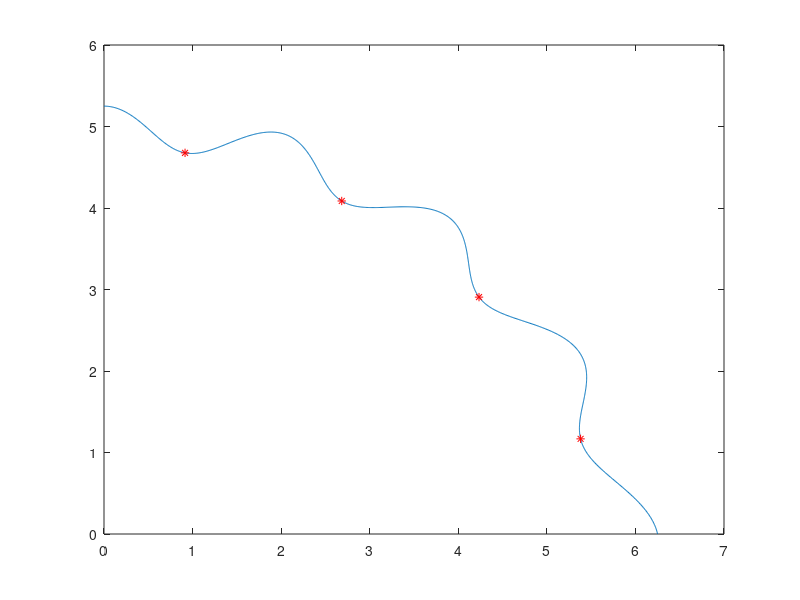

Reproduce this figure in MATLAB. (Note: this script raises an error after producing the figure.)
clc;
clear all;
K=4;
x=0:0.001:1;
m1 = 5+x.*x+cos(2*K.*pi.*x)./K;
f1 = m1.*sin(x.*pi./2);
f2 = m1.*cos(x.*pi./2);
plot(f1,f2);
hold on;
%% find the index of the minima  
[~,N] = size(x); %% the size of x
index = round(N/K); %% there are two minima of the knee function. 
[mm,mxid] = min(m1(1,1:index));
[mm2,mxid2] = min(m1(1,index:2*index));
[mm3,mxid3] = min(m1(1,2*index:3*index));
[mm4,mxid4] = min(m1(1,3*index:N));
xknee = [];
minx = x(mxid);
minx2 = x(mxid2+index-1);
minx3 = x(mxid3+2*index-1);
minx4 = x(mxid4+3*index-1);
xknee =[xknee;minx;minx2;minx3;minx4];
%% verify the minima
PopObj = zeros(4,2);
for i=1:4
    m1 = 5+xknee(i,1).*xknee(i,1)+cos(2*K.*pi.*xknee(i,1))./K;
    f1 = m1.*sin(xknee(i,1).*pi./2);
    f2 = m1.*cos(xknee(i,1).*pi./2);
    PopObj(i,1) = f1;
    PopObj(i,2) = f2;
%     plot(f1,f2,'r*');
    hold on;
end
plot(PopObj(:,1),PopObj(:,2),'r*');
saveKnee('CKP-',PopObj,K);
